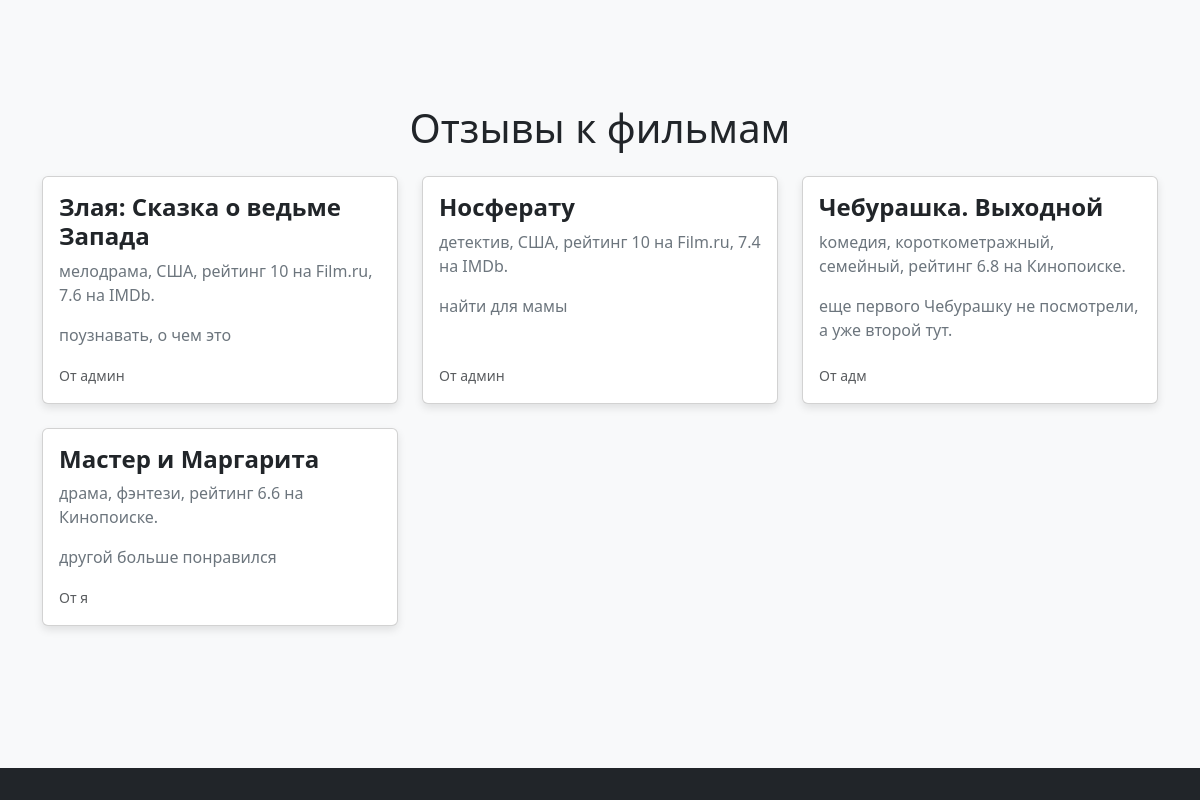
The app's page /, older data.
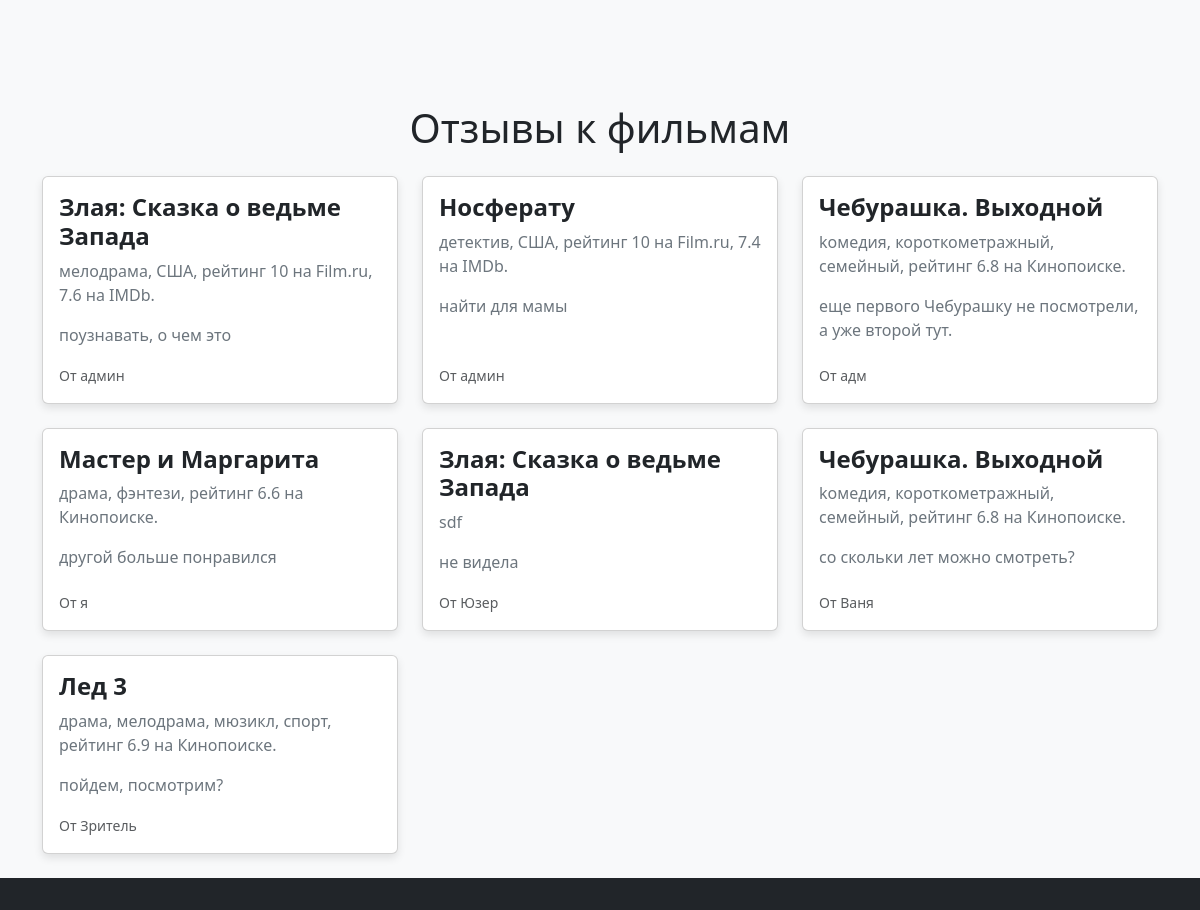
The same page, newer data.
### films/models.py (models this page shows, shortened)
class Comment(models.Model):
    film = models.ForeignKey(Film, on_delete=models.CASCADE)
    description = models.TextField('Краткое описание фильма', max_length=200, blank=True)
    comment = models.TextField('Отзыв о фильме', max_length=200)
    author = models.CharField('Автор отзыва', max_length=100)
    class Meta:
        verbose_name = 'Отзыв'
        verbose_name_plural = 'Отзывы'

class Film(models.Model):
    title = models.CharField('Название фильма', max_length=200)
    year = models.CharField('Год выпуска',max_length=4)
    review = models.TextField('Краткое описание фильма', max_length=200)
    def __str__(self):
        return f'{self.title} '

### films/views.py (the view)
# urls.py: path('', views.comments_list, name='comments_list'),
def comments_list(request):
    comments = Comment.objects.all()
    return render(request, 'films/comments_list.html', {'comments': comments})

### films/templates/films/comments_list.html
{% extends 'films/layoute.html' %}
{% block content %}
<div class="container">
    <h1 class="text-center mb-4">Отзывы к фильмам</h1>
    {% if comments %}
        <div class="row row-cols-1 row-cols-md-2 row-cols-lg-3 g-4">
            {% for comment in comments %}
                <div class="col">
                    <div class="card h-100">
                        <div class="card-body d-flex flex-column">
                            <h5 class="card-title">{{ comment.film }}</h5>
                            <p class="card-text">{{ comment.description }}</p>
                            <p class="card-text">{{ comment.comment }}</p>
                            <p class="card-text mt-auto"><small class="text-muted">От {{ comment.author }}</small></p>
                        </div>
                    </div>
                </div>
            {% endfor %}
        </div>
    {% else %}
        <div class="alert alert-info text-center" role="alert">
            Отзывов еще нет
        </div>
    {% endif %}
</div>
{% endblock %}

### films/templates/films/layoute.html (shortened to what this page needs)
{% load static %}
<!DOCTYPE html>
<html lang="en">
<head>
    <link href="https://cdn.jsdelivr.net/npm/bootstrap@5.3.0/dist/css/bootstrap.min.css" rel="stylesheet">
    <link rel="stylesheet" href="{% static 'films/css/films.css' %}">
</head>
<body class="d-flex flex-column min-vh-100 bg-light">
        {% include 'menu.html' %}
    <div class="d-flex flex-grow-1">
        <main class="flex-grow-1 p-4 bg-light">
            {% block content %}
            {% endblock %}
        </main>
    </div>
    <footer class="bg-dark text-white text-center py-3">
        {% include 'footer.html' %}
    </footer>
</body>
</html>

### films/templates/menu.html (shortened to what this page needs)
<!DOCTYPE html>
<html lang="en">
<head>
</head>
<body>
</body>
</html>

### films/templates/footer.html (shortened to what this page needs)
<!DOCTYPE html>
<html lang="en">
<head>
</head>
<body>
</body>
</html>

### films/static/films/css/films.css (style rules this page uses)
body { background-color: #f8f9fa; }
.container { margin-top: 5rem; }
.card { box-shadow: 0 4px 8px rgba(0, 0, 0, 0.1); transition: transform 0.3s; }
.card-title { font-size: 1.5rem; font-weight: bold; }
.card-text { color: #6c757d; }

Row changes from the older to the newer data that the page shows:
added Comment: film "Злая: Сказка о ведьме Запада", description "sdf", comment "не видела", author "Юзер"
added Comment: film "Чебурашка. Выходной", description "kомедия, короткометражный, семейный, рейтинг 6.8 на Кинопоиске.", comment "со скольки лет можно смотреть?", author "Ваня"
added Comment: film "Лед 3", description "драма, мелодрама, мюзикл, спорт, рейтинг 6.9 на Кинопоиске.", comment "пойдем, посмотрим?", author "Зритель"
